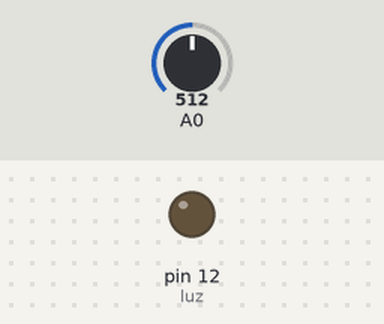
Bench run of a sketch on a simulated Arduino Uno, built with avr-gcc and run on an emulated ATmega328P. On the bench: output pins drawn as LEDs (lit = HIGH). Inputs (shaded band) come from the test bench; at power-on: A0 = 512.

Above: at 1.2 s.
1.3 s: A0 set to 428
2.8 s: A0 set to 394
At 3.5 s:
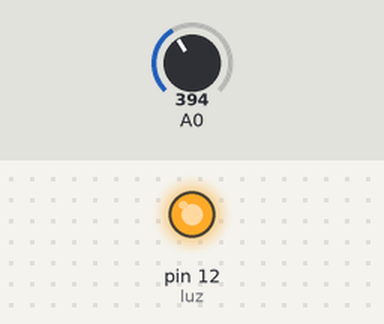
4.3 s: A0 set to 511
At 4.6 s:
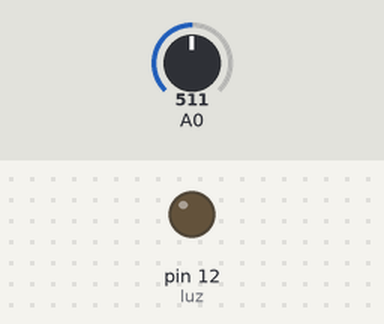
5.8 s: A0 set to 306
At 6.9 s:
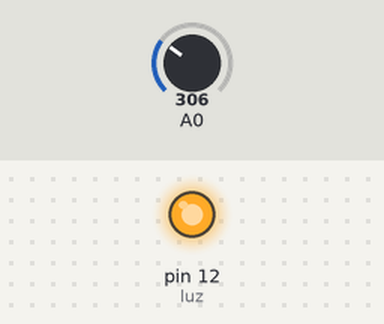
Timing chart, 0 to 8.3 s (numbered marks = the images above; inputs shaded):
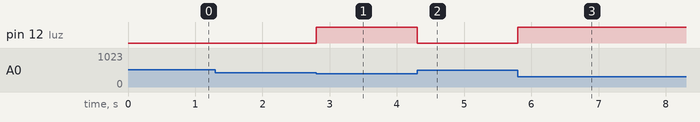

The sketch:

sensaluz.ino
```cpp
int lectura_sensor;
int luz = 12;
String accion;

String estado_led(){
  if (analogRead(A1)>0)
    return "El led esta encendido";
  else
    return "El led esta apagado";
}

void sensando(){
  lectura_sensor = (analogRead(A0)*100)/1000;
  if(lectura_sensor <= 40)
    digitalWrite(luz,HIGH);
  else
    digitalWrite(luz,LOW);
}

void setup() {
  Serial.begin(9600);
  pinMode(luz, OUTPUT);
}

void loop() {
  sensando();
}
```

Measured:
- the behaviour switches between 410 and 409 on A0 (found by bisection; images 0 and 1)
- after the input at 1.3 s, every drawn part: stays the same
- after the input at 2.8 s, pin 12 (luz): LOW → HIGH at once
- after the input at 4.3 s, pin 12 (luz): HIGH → LOW at once
- after the input at 5.8 s, pin 12 (luz): LOW → HIGH at once
